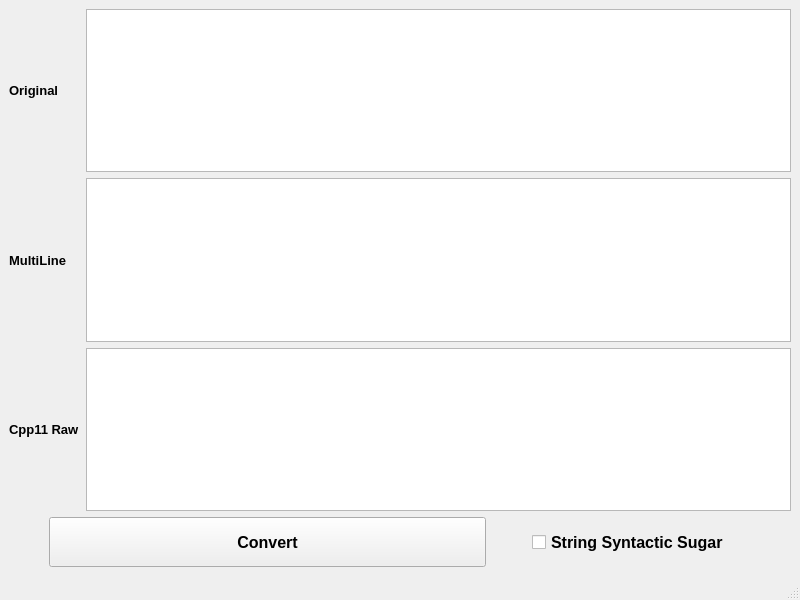
<?xml version="1.0" encoding="UTF-8"?>
<ui version="4.0">
 <class>MainWindow</class>
 <widget class="QMainWindow" name="MainWindow">
  <property name="geometry">
   <rect>
    <x>0</x>
    <y>0</y>
    <width>800</width>
    <height>600</height>
   </rect>
  </property>
  <property name="font">
   <font>
    <family>Arial</family>
    <pointsize>12</pointsize>
    <weight>75</weight>
    <bold>true</bold>
   </font>
  </property>
  <property name="windowTitle">
   <string>Text   =&gt; Code-String (Raw)</string>
  </property>
  <widget class="QWidget" name="centralwidget">
   <layout class="QVBoxLayout" name="verticalLayout" stretch="10,1">
    <item>
     <layout class="QGridLayout" name="gridLayout">
      <item row="0" column="0">
       <widget class="QLabel" name="label">
        <property name="font">
         <font>
          <family>Arial</family>
          <pointsize>10</pointsize>
          <weight>75</weight>
          <bold>true</bold>
         </font>
        </property>
        <property name="text">
         <string>Original</string>
        </property>
       </widget>
      </item>
      <item row="0" column="1">
       <widget class="QPlainTextEdit" name="src">
        <property name="font">
         <font>
          <family>Arial</family>
          <pointsize>16</pointsize>
          <weight>75</weight>
          <bold>true</bold>
         </font>
        </property>
       </widget>
      </item>
      <item row="2" column="1">
       <widget class="QPlainTextEdit" name="raw">
        <property name="font">
         <font>
          <family>Arial</family>
          <pointsize>16</pointsize>
          <weight>75</weight>
          <bold>true</bold>
         </font>
        </property>
       </widget>
      </item>
      <item row="1" column="0">
       <widget class="QLabel" name="label_2">
        <property name="font">
         <font>
          <family>Arial</family>
          <pointsize>10</pointsize>
          <weight>75</weight>
          <bold>true</bold>
         </font>
        </property>
        <property name="text">
         <string>MultiLine</string>
        </property>
       </widget>
      </item>
      <item row="2" column="0">
       <widget class="QLabel" name="label_3">
        <property name="font">
         <font>
          <family>Arial</family>
          <pointsize>10</pointsize>
          <weight>75</weight>
          <bold>true</bold>
         </font>
        </property>
        <property name="text">
         <string>Cpp11 Raw</string>
        </property>
       </widget>
      </item>
      <item row="1" column="1">
       <widget class="QPlainTextEdit" name="mtl">
        <property name="font">
         <font>
          <family>Arial</family>
          <pointsize>16</pointsize>
          <weight>75</weight>
          <bold>true</bold>
         </font>
        </property>
       </widget>
      </item>
     </layout>
    </item>
    <item>
     <layout class="QHBoxLayout" name="horizontalLayout" stretch="0,2,0,1,0">
      <item>
       <spacer name="horizontalSpacer">
        <property name="orientation">
         <enum>Qt::Horizontal</enum>
        </property>
        <property name="sizeHint" stdset="0">
         <size>
          <width>40</width>
          <height>20</height>
         </size>
        </property>
       </spacer>
      </item>
      <item>
       <widget class="QPushButton" name="convertBtn">
        <property name="sizePolicy">
         <sizepolicy hsizetype="Minimum" vsizetype="Preferred">
          <horstretch>0</horstretch>
          <verstretch>0</verstretch>
         </sizepolicy>
        </property>
        <property name="font">
         <font>
          <family>Arial</family>
          <pointsize>12</pointsize>
          <weight>75</weight>
          <bold>true</bold>
         </font>
        </property>
        <property name="text">
         <string>Convert</string>
        </property>
       </widget>
      </item>
      <item>
       <spacer name="horizontalSpacer_2">
        <property name="orientation">
         <enum>Qt::Horizontal</enum>
        </property>
        <property name="sizeHint" stdset="0">
         <size>
          <width>40</width>
          <height>20</height>
         </size>
        </property>
       </spacer>
      </item>
      <item>
       <widget class="QCheckBox" name="sugarChk">
        <property name="sizePolicy">
         <sizepolicy hsizetype="Minimum" vsizetype="Preferred">
          <horstretch>0</horstretch>
          <verstretch>0</verstretch>
         </sizepolicy>
        </property>
        <property name="font">
         <font>
          <family>Arial</family>
          <pointsize>12</pointsize>
          <weight>75</weight>
          <bold>true</bold>
         </font>
        </property>
        <property name="text">
         <string>String Syntactic Sugar</string>
        </property>
       </widget>
      </item>
      <item>
       <spacer name="horizontalSpacer_3">
        <property name="orientation">
         <enum>Qt::Horizontal</enum>
        </property>
        <property name="sizeHint" stdset="0">
         <size>
          <width>40</width>
          <height>20</height>
         </size>
        </property>
       </spacer>
      </item>
     </layout>
    </item>
   </layout>
  </widget>
  <widget class="QStatusBar" name="statusbar"/>
 </widget>
 <resources/>
 <connections/>
</ui>
